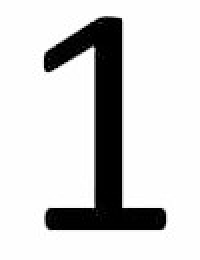
#> input picture Assets/Projection Numbers/1.jpg, 100 x 130 px (shown 2 times larger)
$ python main.py
#> lines starting #> are read from the running program, lines starting #| are printed output that depends on the picture; after the words box and inside, x2 and y2 are one past the last pixel; in counts of white or black regions, pixels touching at a corner belong together
import operator
import cv2 as cv
import ModelsUtil
import numpy as np
from Solver.fast_solve import solve, print_board
from Validator import isValidSudoku, NotValidBoard
from Utils import show, equalize_image, normalize_sudoko_board, extract_digits, project_solution_on_frame


def load_numbers():
    numbers = dict()
    numbers[0] = np.zeros((32, 32))
    for i in range(1, 10):
        num = cv.imread(f"Assets/Projection Numbers/{i}.jpg", cv.IMREAD_GRAYSCALE)
#> num is the input picture: shape (130, 100); min 0, max 255, mean 209.9
        num = cv.resize(num, (24, 32), interpolation=cv.INTER_NEAREST)
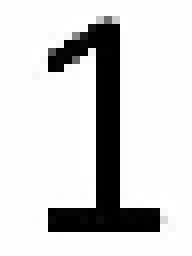
#> num: shape (32, 24) (shown 8 times larger); min 0, max 255, mean 211.2
        _, num = cv.threshold(num, 50, 255, cv.THRESH_BINARY_INV)
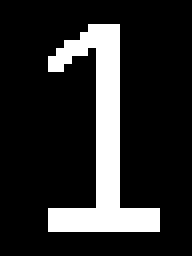
#> num: shape (32, 24) (shown 8 times larger); 16.5% white; 1 white region, box (x1, y1, x2, y2) and area: (6, 3, 20, 29) 127
        padded = np.hstack((np.zeros((32, 4)), num))
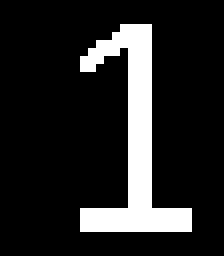
#> padded: shape (32, 28) float64 (shown 8 times larger); 14.2% white; 1 white region, box (x1, y1, x2, y2) and area: (10, 3, 24, 29) 127
        padded = np.hstack((padded, np.zeros((32, 4))))
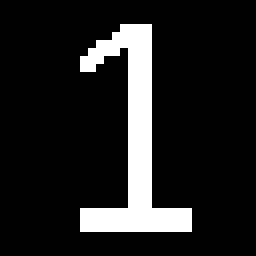
#> padded: shape (32, 32) float64 (shown 8 times larger); 12.4% white; 1 white region, box (x1, y1, x2, y2) and area: (10, 3, 24, 29) 127
        numbers[i] = padded
#> pass 2 of the loop in load_numbers, `for i in range(1, 10):`:
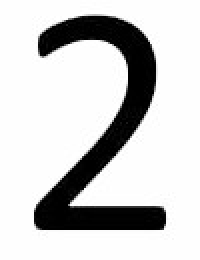
#> input picture Assets/Projection Numbers/2.jpg, 100 x 130 px (shown 2 times larger)
#> in load_numbers, num is the input picture: shape (130, 100); min 0, max 255, mean 203
#> in load_numbers, `_, num = cv.threshold(num, 50, 255, cv.THRESH_BINARY_INV)`:
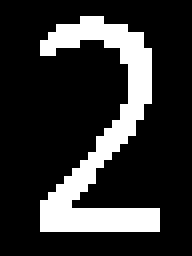
#> num: shape (32, 24) (shown 8 times larger); 19.4% white; 1 white region, box (x1, y1, x2, y2) and area: (5, 2, 20, 29) 149
#> in load_numbers, `padded = np.hstack((padded, np.zeros((32, 4))))`:
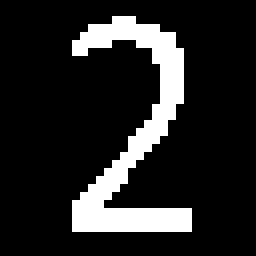
#> padded: shape (32, 32) float64 (shown 8 times larger); 14.6% white; 1 white region, box (x1, y1, x2, y2) and area: (9, 2, 24, 29) 149
#> pass 3 of the loop in load_numbers, `for i in range(1, 10):`:
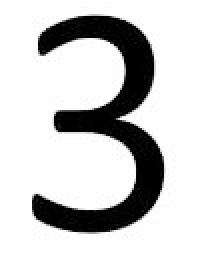
#> input picture Assets/Projection Numbers/3.jpg, 100 x 130 px (shown 2 times larger)
#> in load_numbers, num is the input picture: shape (130, 100); min 0, max 255, mean 200.5
#> in load_numbers, `_, num = cv.threshold(num, 50, 255, cv.THRESH_BINARY_INV)`:
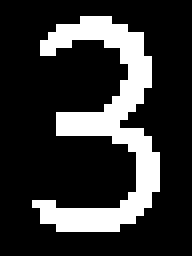
#> num: shape (32, 24) (shown 8 times larger); 20.6% white in thin lines or dots, all inside (x1, y1, x2, y2) = (4, 2, 20, 29)
#> in load_numbers, `padded = np.hstack((padded, np.zeros((32, 4))))`:
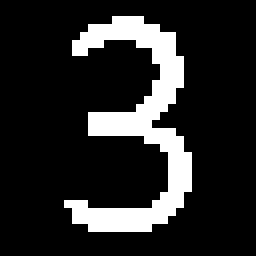
#> padded: shape (32, 32) float64 (shown 8 times larger); 15.4% white in thin lines or dots, all inside (x1, y1, x2, y2) = (8, 2, 24, 29)
#> the loop made 4 passes; the first 3 are shown
    return numbers


# [71 lines left out: functions pre_process_gray_image, find_corners_of_largest_polygon, crop_warp_resize_frame, distance_between, extract_grid, not called in this run]


if __name__ == '__main__':
    # Load numbers for projection (32x32)
#> (the run stopped early here; a loop or call above may not have finished)
